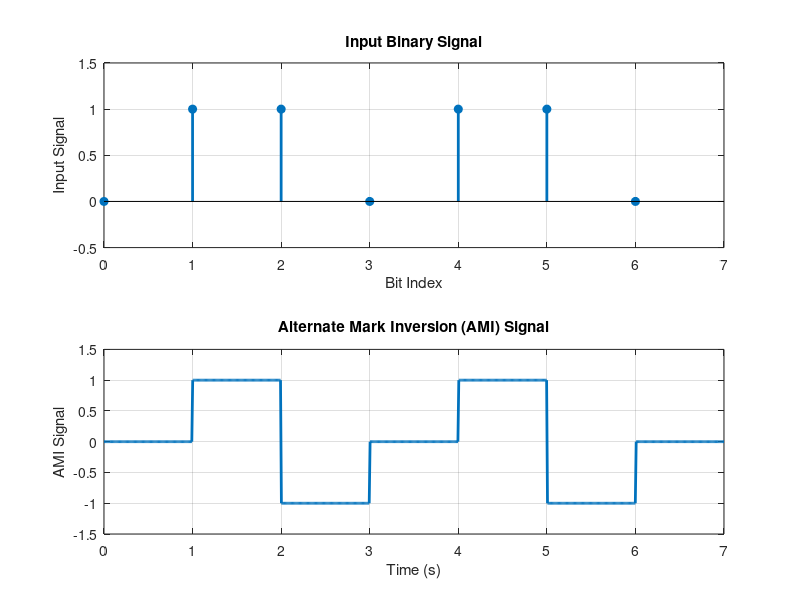

This chart was generated by the following MATLAB code:
clc;
clear;
close all;

% Define input binary signal
input_signal = [0 1 1 0 1 1 0];
n = length(input_signal);
bitrate = 1;
samples_per_bit = 100;
time = linspace(0, n, n * samples_per_bit); 

% Generate Alternate Mark Inversion (AMI) Signal
ami_signal = zeros(1, length(time));
current_level = 1; 
for i = 1:n
    t_index = (i - 1) * samples_per_bit + 1 : i * samples_per_bit; 
    
    if input_signal(i) == 1
        ami_signal(t_index) = current_level;
        current_level = -current_level; 
    end
end

% Plot Signals
figure;
subplot(2,1,1);
stem(0:n-1, input_signal, 'filled', 'linewidth', 2);
ylabel('Input Signal');
xlabel('Bit Index'); 
grid on;
axis([0 n -0.5 1.5]);

title('Input Binary Signal');

subplot(2,1,2);
plot(time, ami_signal, 'linewidth', 2);
ylabel('AMI Signal');
xlabel('Time (s)'); 
grid on;
axis([0 n -1.5 1.5]);
title('Alternate Mark Inversion (AMI) Signal');
